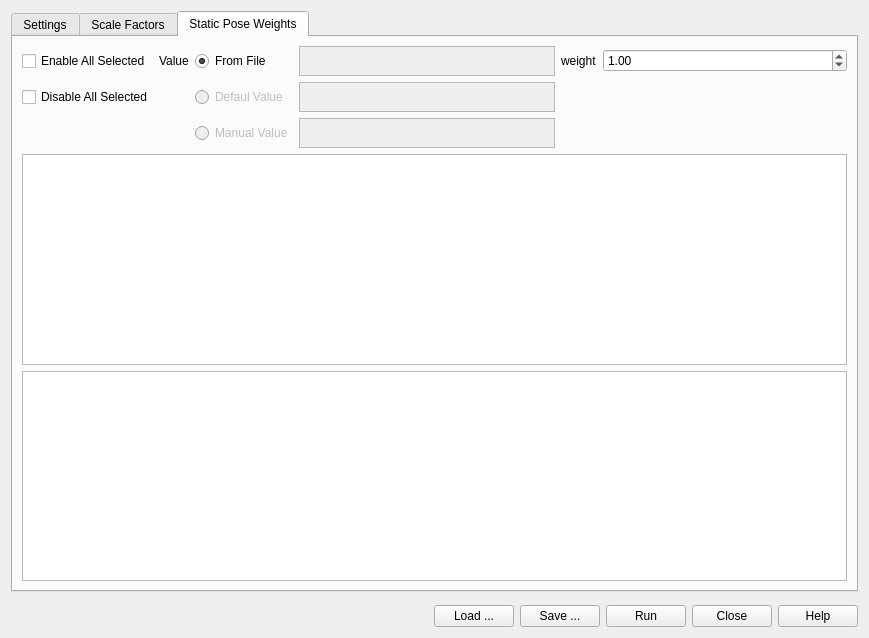
<?xml version="1.0" encoding="UTF-8"?>
<ui version="4.0">
 <class>vsScaleToolUI</class>
 <widget class="QWidget" name="vsScaleToolUI">
  <property name="geometry">
   <rect>
    <x>0</x>
    <y>0</y>
    <width>869</width>
    <height>638</height>
   </rect>
  </property>
  <property name="windowTitle">
   <string>Scale Tool</string>
  </property>
  <layout class="QVBoxLayout" name="verticalLayout">
   <item>
    <widget class="QTabWidget" name="tabWidget">
     <property name="currentIndex">
      <number>2</number>
     </property>
     <widget class="QWidget" name="settingsTab">
      <attribute name="title">
       <string>Settings</string>
      </attribute>
      <layout class="QGridLayout" name="gridLayout">
       <item row="1" column="0" colspan="2">
        <widget class="QGroupBox" name="scaleModelGB">
         <property name="title">
          <string>Scale Model</string>
         </property>
         <property name="checkable">
          <bool>true</bool>
         </property>
         <layout class="QGridLayout" name="gridLayout_4">
          <item row="1" column="1" colspan="3">
           <widget class="QLineEdit" name="lineEdit"/>
          </item>
          <item row="1" column="0">
           <widget class="QCheckBox" name="checkBox_3">
            <property name="text">
             <string>Marker Data for Mesurements</string>
            </property>
           </widget>
          </item>
          <item row="2" column="2">
           <widget class="QLabel" name="label_8">
            <property name="sizePolicy">
             <sizepolicy hsizetype="Maximum" vsizetype="Preferred">
              <horstretch>0</horstretch>
              <verstretch>0</verstretch>
             </sizepolicy>
            </property>
            <property name="maximumSize">
             <size>
              <width>20</width>
              <height>16777215</height>
             </size>
            </property>
            <property name="text">
             <string>and</string>
            </property>
           </widget>
          </item>
          <item row="2" column="1">
           <widget class="QDoubleSpinBox" name="doubleSpinBox"/>
          </item>
          <item row="0" column="0">
           <widget class="QCheckBox" name="checkBox_2">
            <property name="text">
             <string>Preserve mass distribution during scalling</string>
            </property>
           </widget>
          </item>
          <item row="2" column="0">
           <widget class="QLabel" name="label_7">
            <property name="text">
             <string>Average mesurments between times</string>
            </property>
           </widget>
          </item>
          <item row="0" column="5" rowspan="3">
           <widget class="QGroupBox" name="groupBox_3">
            <property name="title">
             <string>Marker Data</string>
            </property>
            <layout class="QGridLayout" name="gridLayout_5">
             <item row="2" column="0">
              <widget class="QLabel" name="label_11">
               <property name="text">
                <string>Time</string>
               </property>
              </widget>
             </item>
             <item row="2" column="1">
              <widget class="QLabel" name="label_13">
               <property name="text">
                <string>-</string>
               </property>
              </widget>
             </item>
             <item row="1" column="1">
              <widget class="QLabel" name="label_12">
               <property name="text">
                <string>@</string>
               </property>
              </widget>
             </item>
             <item row="1" column="0">
              <widget class="QLabel" name="label_10">
               <property name="text">
                <string>Frames</string>
               </property>
              </widget>
             </item>
             <item row="0" column="0">
              <widget class="QLabel" name="label_9">
               <property name="text">
                <string>Markers</string>
               </property>
              </widget>
             </item>
             <item row="1" column="2">
              <widget class="QLabel" name="label_14">
               <property name="text">
                <string>Hz</string>
               </property>
              </widget>
             </item>
             <item row="2" column="2">
              <widget class="QLabel" name="label_15">
               <property name="text">
                <string>s</string>
               </property>
              </widget>
             </item>
            </layout>
           </widget>
          </item>
          <item row="1" column="4">
           <widget class="QToolButton" name="markersMesurmentsTB">
            <property name="text">
             <string>...</string>
            </property>
           </widget>
          </item>
          <item row="2" column="3">
           <widget class="QDoubleSpinBox" name="doubleSpinBox_2"/>
          </item>
         </layout>
        </widget>
       </item>
       <item row="2" column="0" colspan="2">
        <widget class="QGroupBox" name="adjustModelMarkersGB">
         <property name="title">
          <string>Adjust Model Markers</string>
         </property>
         <property name="checkable">
          <bool>true</bool>
         </property>
         <layout class="QGridLayout" name="gridLayout_6">
          <item row="0" column="5">
           <widget class="QToolButton" name="markersDataStaticPoseTB">
            <property name="text">
             <string>...</string>
            </property>
           </widget>
          </item>
          <item row="2" column="2">
           <widget class="QDoubleSpinBox" name="markersBetweenTimeFromSB"/>
          </item>
          <item row="2" column="3">
           <widget class="QLabel" name="label_18">
            <property name="sizePolicy">
             <sizepolicy hsizetype="Maximum" vsizetype="Preferred">
              <horstretch>0</horstretch>
              <verstretch>0</verstretch>
             </sizepolicy>
            </property>
            <property name="maximumSize">
             <size>
              <width>20</width>
              <height>16777215</height>
             </size>
            </property>
            <property name="text">
             <string>and</string>
            </property>
           </widget>
          </item>
          <item row="3" column="2" colspan="3">
           <widget class="QLineEdit" name="coordinateDataStaticPoseLE"/>
          </item>
          <item row="0" column="0">
           <widget class="QLabel" name="label_16">
            <property name="text">
             <string>Markers data for static pose</string>
            </property>
           </widget>
          </item>
          <item row="4" column="0">
           <widget class="QCheckBox" name="previewStaticPoseLE">
            <property name="text">
             <string>Preview static pose (no marker movement)</string>
            </property>
           </widget>
          </item>
          <item row="0" column="2" colspan="3">
           <widget class="QLineEdit" name="markerDataStaticPoseLE"/>
          </item>
          <item row="2" column="0">
           <widget class="QLabel" name="label_17">
            <property name="text">
             <string>Average markers between times</string>
            </property>
           </widget>
          </item>
          <item row="3" column="5">
           <widget class="QToolButton" name="coordinateDataStaticPoseTB">
            <property name="text">
             <string>...</string>
            </property>
           </widget>
          </item>
          <item row="2" column="4">
           <widget class="QDoubleSpinBox" name="markersBetweenTimesToSB"/>
          </item>
          <item row="3" column="0">
           <widget class="QCheckBox" name="checkBox_4">
            <property name="text">
             <string>Coordinate data for static pose</string>
            </property>
           </widget>
          </item>
          <item row="0" column="6" rowspan="4">
           <widget class="QGroupBox" name="groupBox_4">
            <property name="title">
             <string>Marker Data</string>
            </property>
            <layout class="QGridLayout" name="gridLayout_7">
             <item row="1" column="0" colspan="2">
              <widget class="QLabel" name="label_20">
               <property name="text">
                <string>Frames</string>
               </property>
              </widget>
             </item>
             <item row="3" column="5">
              <widget class="QLabel" name="label_25">
               <property name="text">
                <string>s</string>
               </property>
              </widget>
             </item>
             <item row="1" column="5">
              <widget class="QLabel" name="label_24">
               <property name="text">
                <string>Hz</string>
               </property>
              </widget>
             </item>
             <item row="0" column="0" colspan="2">
              <widget class="QLabel" name="label_19">
               <property name="text">
                <string>Markers</string>
               </property>
              </widget>
             </item>
             <item row="3" column="0">
              <widget class="QLabel" name="label_21">
               <property name="text">
                <string>Time</string>
               </property>
              </widget>
             </item>
             <item row="3" column="2">
              <widget class="QLabel" name="label_23">
               <property name="text">
                <string>-</string>
               </property>
              </widget>
             </item>
             <item row="1" column="2">
              <widget class="QLabel" name="label_22">
               <property name="text">
                <string>@</string>
               </property>
              </widget>
             </item>
            </layout>
           </widget>
          </item>
         </layout>
        </widget>
       </item>
       <item row="0" column="1">
        <widget class="QGroupBox" name="groupBox_2">
         <property name="title">
          <string>Generic Model Data</string>
         </property>
         <layout class="QGridLayout" name="gridLayout_3">
          <item row="2" column="1">
           <widget class="QLineEdit" name="genericMarkerSetLE"/>
          </item>
          <item row="1" column="1">
           <widget class="QSpinBox" name="genericMassSB"/>
          </item>
          <item row="1" column="0">
           <widget class="QLabel" name="label_5">
            <property name="text">
             <string>Mass</string>
            </property>
           </widget>
          </item>
          <item row="0" column="0">
           <widget class="QLabel" name="label_4">
            <property name="text">
             <string>Model Name</string>
            </property>
           </widget>
          </item>
          <item row="2" column="0">
           <widget class="QLabel" name="label_6">
            <property name="text">
             <string>Marker Set</string>
            </property>
           </widget>
          </item>
          <item row="0" column="1">
           <widget class="QLineEdit" name="genericModelNameLE"/>
          </item>
         </layout>
        </widget>
       </item>
       <item row="0" column="0">
        <widget class="QGroupBox" name="groupBox">
         <property name="title">
          <string>Subject Data</string>
         </property>
         <layout class="QGridLayout" name="gridLayout_2">
          <item row="2" column="0">
           <widget class="QCheckBox" name="checkBox">
            <property name="text">
             <string>Add markers from file</string>
            </property>
           </widget>
          </item>
          <item row="2" column="2">
           <widget class="QToolButton" name="markerFileTB">
            <property name="text">
             <string>...</string>
            </property>
           </widget>
          </item>
          <item row="1" column="1" colspan="2">
           <widget class="QDoubleSpinBox" name="massSB"/>
          </item>
          <item row="0" column="0">
           <widget class="QLabel" name="label">
            <property name="text">
             <string>ModelName</string>
            </property>
           </widget>
          </item>
          <item row="1" column="0">
           <widget class="QLabel" name="label_2">
            <property name="text">
             <string>Mass</string>
            </property>
           </widget>
          </item>
          <item row="3" column="0">
           <widget class="QLabel" name="label_3">
            <property name="text">
             <string>Resulting Marker Set</string>
            </property>
           </widget>
          </item>
          <item row="2" column="1">
           <widget class="QLineEdit" name="markersFileLE"/>
          </item>
          <item row="3" column="1" colspan="2">
           <widget class="QLineEdit" name="resultingMarkersLE"/>
          </item>
          <item row="0" column="1" colspan="2">
           <widget class="QLineEdit" name="modelNameLE"/>
          </item>
         </layout>
        </widget>
       </item>
      </layout>
     </widget>
     <widget class="QWidget" name="scaleFactorsTab">
      <attribute name="title">
       <string>Scale Factors</string>
      </attribute>
      <layout class="QGridLayout" name="gridLayout_8">
       <item row="1" column="3">
        <widget class="QLineEdit" name="manual2LE"/>
       </item>
       <item row="0" column="0">
        <widget class="QRadioButton" name="measurementRB">
         <property name="text">
          <string>Use Measurements</string>
         </property>
        </widget>
       </item>
       <item row="1" column="1">
        <widget class="QLineEdit" name="manual1LE"/>
       </item>
       <item row="0" column="1">
        <widget class="QComboBox" name="measurements1CB"/>
       </item>
       <item row="1" column="5">
        <widget class="QLineEdit" name="manual3LE"/>
       </item>
       <item row="0" column="5">
        <widget class="QComboBox" name="mesurement3CB"/>
       </item>
       <item row="1" column="8">
        <widget class="QPushButton" name="resetMesutementBTN">
         <property name="text">
          <string>Reset to Measurement</string>
         </property>
        </widget>
       </item>
       <item row="0" column="8">
        <widget class="QPushButton" name="masmntStBTN">
         <property name="text">
          <string>Edit Measurement Set</string>
         </property>
        </widget>
       </item>
       <item row="0" column="7">
        <widget class="QCheckBox" name="measurmentsUniformCB">
         <property name="text">
          <string>Uniform</string>
         </property>
        </widget>
       </item>
       <item row="0" column="4">
        <widget class="QLabel" name="label_27">
         <property name="maximumSize">
          <size>
           <width>20</width>
           <height>16777215</height>
          </size>
         </property>
         <property name="text">
          <string>=</string>
         </property>
         <property name="scaledContents">
          <bool>false</bool>
         </property>
        </widget>
       </item>
       <item row="1" column="2">
        <widget class="QLabel" name="label_28">
         <property name="text">
          <string>=</string>
         </property>
        </widget>
       </item>
       <item row="0" column="2">
        <widget class="QLabel" name="label_26">
         <property name="maximumSize">
          <size>
           <width>20</width>
           <height>16777215</height>
          </size>
         </property>
         <property name="text">
          <string>=</string>
         </property>
         <property name="scaledContents">
          <bool>false</bool>
         </property>
        </widget>
       </item>
       <item row="0" column="3">
        <widget class="QComboBox" name="measurement2CB"/>
       </item>
       <item row="1" column="0">
        <widget class="QRadioButton" name="manualRB">
         <property name="text">
          <string>Use Manual Scales</string>
         </property>
        </widget>
       </item>
       <item row="1" column="7">
        <widget class="QCheckBox" name="manualUniformCB">
         <property name="text">
          <string>Uniform</string>
         </property>
        </widget>
       </item>
       <item row="1" column="4">
        <widget class="QLabel" name="label_29">
         <property name="text">
          <string>=</string>
         </property>
        </widget>
       </item>
       <item row="2" column="0" colspan="9">
        <widget class="QTableView" name="mesurementsTV"/>
       </item>
      </layout>
     </widget>
     <widget class="QWidget" name="staticPoseWeightsTab">
      <attribute name="title">
       <string>Static Pose Weights</string>
      </attribute>
      <layout class="QVBoxLayout" name="verticalLayout_3">
       <item>
        <layout class="QGridLayout" name="gridLayout_3">
         <item row="0" column="1">
          <widget class="QLabel" name="label_7">
           <property name="text">
            <string>Value</string>
           </property>
          </widget>
         </item>
         <item row="0" column="3">
          <widget class="QPlainTextEdit" name="fromFileTE">
           <property name="enabled">
            <bool>false</bool>
           </property>
           <property name="sizePolicy">
            <sizepolicy hsizetype="Maximum" vsizetype="Expanding">
             <horstretch>0</horstretch>
             <verstretch>0</verstretch>
            </sizepolicy>
           </property>
           <property name="maximumSize">
            <size>
             <width>16777215</width>
             <height>30</height>
            </size>
           </property>
          </widget>
         </item>
         <item row="2" column="2">
          <widget class="QRadioButton" name="manualValueRB">
           <property name="enabled">
            <bool>false</bool>
           </property>
           <property name="text">
            <string>Manual Value</string>
           </property>
          </widget>
         </item>
         <item row="1" column="2">
          <widget class="QRadioButton" name="defaultValueRB">
           <property name="enabled">
            <bool>false</bool>
           </property>
           <property name="text">
            <string>Defaul Value</string>
           </property>
          </widget>
         </item>
         <item row="2" column="3">
          <widget class="QTextBrowser" name="manualValueTE">
           <property name="enabled">
            <bool>false</bool>
           </property>
           <property name="sizePolicy">
            <sizepolicy hsizetype="Maximum" vsizetype="Expanding">
             <horstretch>0</horstretch>
             <verstretch>0</verstretch>
            </sizepolicy>
           </property>
           <property name="maximumSize">
            <size>
             <width>16777215</width>
             <height>30</height>
            </size>
           </property>
           <property name="readOnly">
            <bool>false</bool>
           </property>
          </widget>
         </item>
         <item row="0" column="2">
          <widget class="QRadioButton" name="fromFileRB">
           <property name="text">
            <string>From File</string>
           </property>
           <property name="checked">
            <bool>true</bool>
           </property>
          </widget>
         </item>
         <item row="1" column="0">
          <widget class="QCheckBox" name="disableAllCB">
           <property name="text">
            <string>Disable All Selected</string>
           </property>
          </widget>
         </item>
         <item row="0" column="4">
          <widget class="QLabel" name="label_8">
           <property name="text">
            <string>weight</string>
           </property>
          </widget>
         </item>
         <item row="0" column="0">
          <widget class="QCheckBox" name="enableAllCB">
           <property name="text">
            <string>Enable All Selected</string>
           </property>
          </widget>
         </item>
         <item row="1" column="3">
          <widget class="QPlainTextEdit" name="defaultValueTE">
           <property name="enabled">
            <bool>false</bool>
           </property>
           <property name="sizePolicy">
            <sizepolicy hsizetype="Maximum" vsizetype="Expanding">
             <horstretch>0</horstretch>
             <verstretch>0</verstretch>
            </sizepolicy>
           </property>
           <property name="maximumSize">
            <size>
             <width>16777215</width>
             <height>30</height>
            </size>
           </property>
          </widget>
         </item>
         <item row="0" column="5">
          <widget class="QDoubleSpinBox" name="weightFSP">
           <property name="sizePolicy">
            <sizepolicy hsizetype="Expanding" vsizetype="Fixed">
             <horstretch>0</horstretch>
             <verstretch>0</verstretch>
            </sizepolicy>
           </property>
           <property name="value">
            <double>1.000000000000000</double>
           </property>
          </widget>
         </item>
        </layout>
       </item>
       <item>
        <widget class="QTableView" name="scaleMarkersTable">
         <property name="selectionMode">
          <enum>QAbstractItemView::ExtendedSelection</enum>
         </property>
         <property name="selectionBehavior">
          <enum>QAbstractItemView::SelectRows</enum>
         </property>
        </widget>
       </item>
       <item>
        <widget class="QTableView" name="scaleCoordiantesTable">
         <property name="selectionBehavior">
          <enum>QAbstractItemView::SelectRows</enum>
         </property>
        </widget>
       </item>
      </layout>
     </widget>
    </widget>
   </item>
   <item>
    <layout class="QHBoxLayout" name="horizontalLayout">
     <property name="topMargin">
      <number>7</number>
     </property>
     <item>
      <spacer name="horizontalSpacer">
       <property name="orientation">
        <enum>Qt::Horizontal</enum>
       </property>
       <property name="sizeHint" stdset="0">
        <size>
         <width>40</width>
         <height>20</height>
        </size>
       </property>
      </spacer>
     </item>
     <item>
      <widget class="QPushButton" name="loadBTN">
       <property name="text">
        <string>Load ...</string>
       </property>
      </widget>
     </item>
     <item>
      <widget class="QPushButton" name="saveBtn">
       <property name="text">
        <string>Save ...</string>
       </property>
      </widget>
     </item>
     <item>
      <widget class="QPushButton" name="runBtn">
       <property name="text">
        <string>Run</string>
       </property>
      </widget>
     </item>
     <item>
      <widget class="QPushButton" name="closeBtn">
       <property name="text">
        <string>Close</string>
       </property>
      </widget>
     </item>
     <item>
      <widget class="QPushButton" name="helpBtn">
       <property name="text">
        <string>Help</string>
       </property>
      </widget>
     </item>
    </layout>
   </item>
  </layout>
 </widget>
 <resources/>
 <connections/>
</ui>
